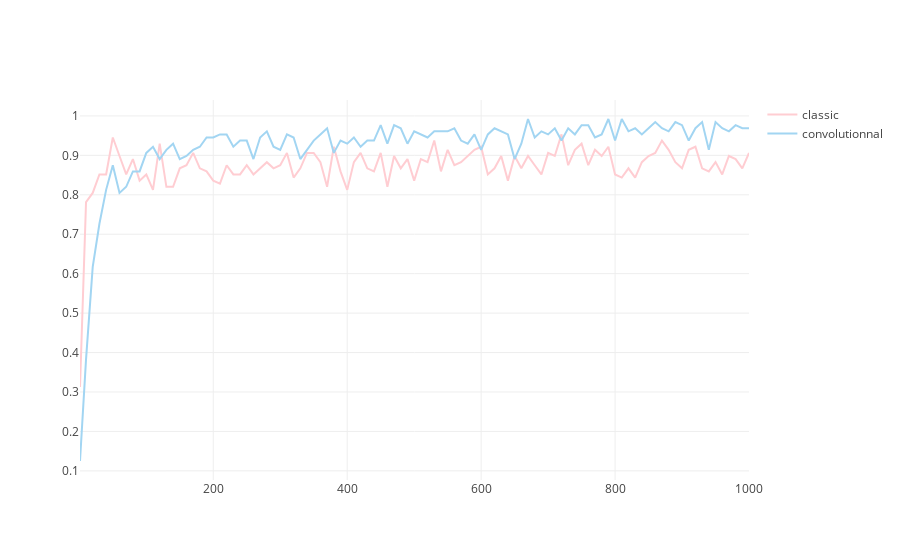

Notebook cell for this chart:
### Code cell
from plotly import __version__
from plotly.offline import download_plotlyjs, init_notebook_mode, plot, iplot
from plotly.graph_objs import *
init_notebook_mode(connected=True)



trace_classic_neuronal = Trace(x=g1.ind,
                  y=g1.val,
                  name='classic',
                  marker=dict(color='#ffcdd2'))

trace_convolutionnal_neuronal = Trace(x=g2.ind,
                y=g2.val,
                name='convolutionnal',
                marker=dict(color='#A2D5F2'))



dataa = [trace_classic_neuronal, trace_convolutionnal_neuronal]
layout = Layout(title="Compare Accuracy",
                xaxis=dict(title=''),
                yaxis=dict(title=''))
fig = Figure(data=dataa, layout=layout)

iplot(dataa)
